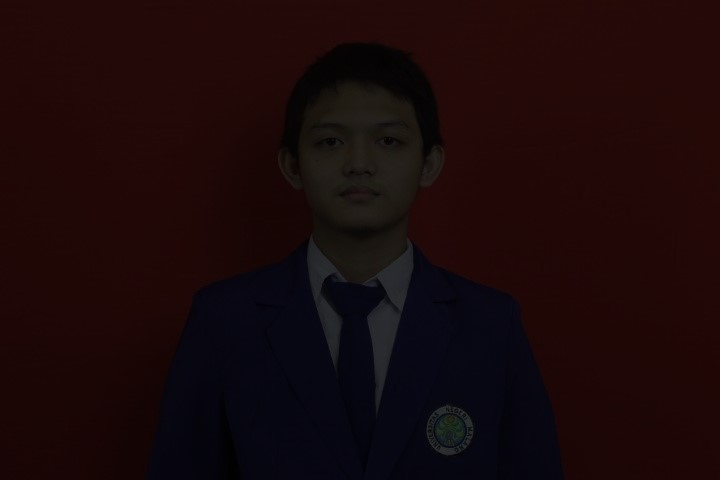
#> input picture GetFoto3.jpg, 720 x 480 px, found by its file name
$ python ta.py
#> lines starting #> are read from the running program, lines starting #| are printed output that depends on the picture; after the words box and inside, x2 and y2 are one past the last pixel; in counts of white or black regions, pixels touching at a corner belong together
import cv2
from matplotlib import pyplot as plt

#gambar asli
img = plt.imread(r"C:\Users\Dell Latitude 5480\Documents\SMT 5\Pengolahan Citra\Tugas Besar\GetFoto3.jpg") #mengambil gambar dalam mode matplotlib
#> img is the input picture: shape (480, 720, 3); mean R, G, B 26.4, 8.8, 10.1

# deteksi senyum pada gambar asli
smile_cascade = cv2.CascadeClassifier(cv2.data.haarcascades+'haarcascade_smile.xml')
deteksmileawal = plt.imread(r"C:\Users\Dell Latitude 5480\Documents\SMT 5\Pengolahan Citra\Tugas Besar\GetFoto3.jpg")
gray = cv2.cvtColor(deteksmileawal, cv2.COLOR_BGR2GRAY)
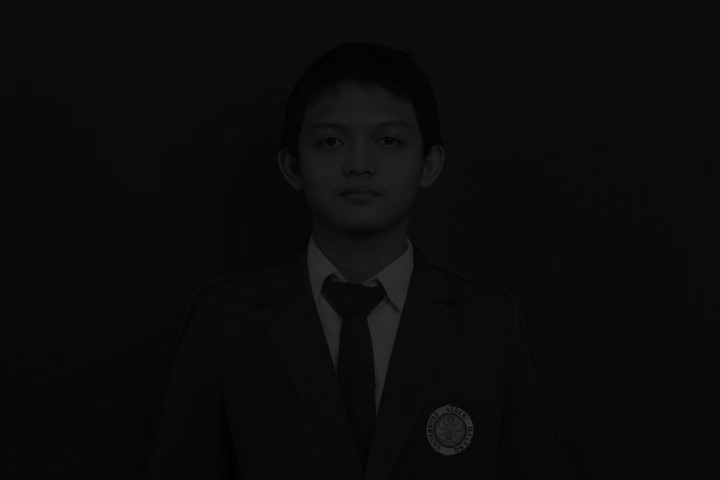
#> gray: shape (480, 720); min 0, max 59, mean 11.3
smiles = smile_cascade.detectMultiScale(gray, 1.3, 60)
#> smiles = ()

for (x3, y3, w3, h3) in smiles:
    cv2.rectangle(deteksmileawal, (x3, y3), ((x3 + w3), (y3 + h3)), (0, 0, 255), 2)
#> this loop made 0 passes

#deteksi wajah pada gambar asli
face_cascade = cv2.CascadeClassifier(cv2.data.haarcascades+"haarcascade_frontalface_alt.xml") #module deteksi wajah
detekwajahawal = plt.imread(r"C:\Users\Dell Latitude 5480\Documents\SMT 5\Pengolahan Citra\Tugas Besar\GetFoto3.jpg")
gray = cv2.cvtColor(detekwajahawal, cv2.COLOR_BGR2GRAY)
faces = face_cascade.detectMultiScale(gray, 1.1, 4) #untuk menemukan wajah
#> faces = ()

for(x,y,w,h) in faces:
    cv2.rectangle(detekwajahawal, (x,y), (x+w, y+h), (255, 0,0), 4) #proses memberikan kotak di wajah

#pengaturan brightness & kontras
hasilimageenhanc = cv2.convertScaleAbs(img, alpha=2.7, beta=55)
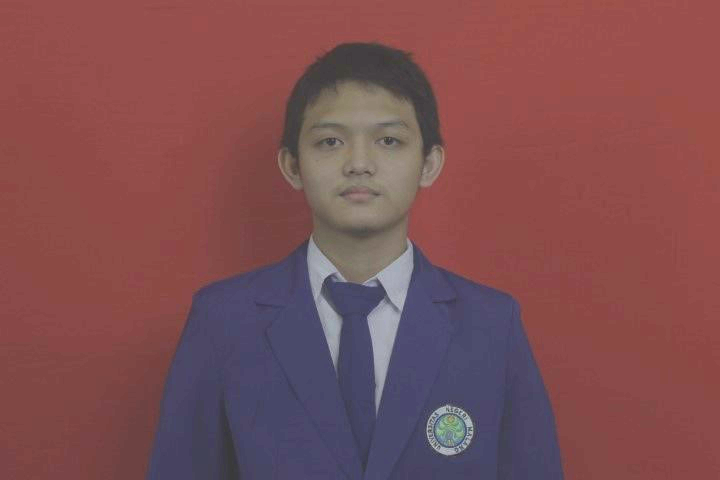
#> hasilimageenhanc: shape (480, 720, 3); mean R, G, B 126.4, 78.7, 82.3

# deteksi senyum pada gambar after
gambarsmile = cv2.convertScaleAbs(img, alpha=2.7, beta=55)
smile_cascade = cv2.CascadeClassifier(cv2.data.haarcascades+'haarcascade_smile.xml')
faceROI = cv2.cvtColor(gambarsmile, cv2.COLOR_BGR2GRAY)
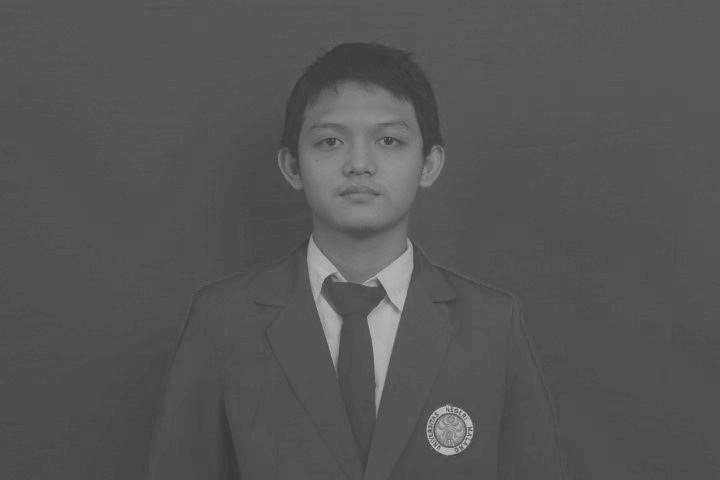
#> faceROI: shape (480, 720); min 55, max 215, mean 85.2
smiles = smile_cascade.detectMultiScale(faceROI, 1.3, 60)
#> smiles = [[326, 178, 72, 36]]

for (x3, y3, w3, h3) in smiles:
            cv2.rectangle(gambarsmile, (x3, y3), ((x3 + w3), (y3 + h3)), (0, 0, 255), 2)
#> this loop made 1 pass
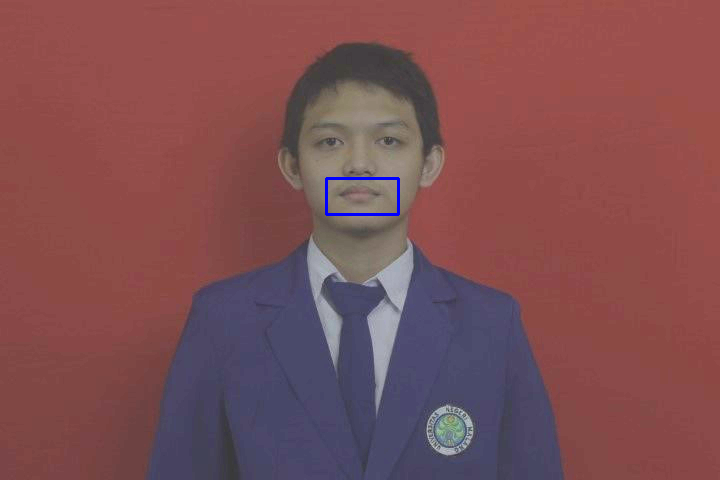
#> gambarsmile: shape (480, 720, 3); 0.19% of pixels changed, all inside (x1, y1, x2, y2) = (325, 177, 400, 216)

#deteksi wajah pada gambar after
gambarfinal =  cv2.convertScaleAbs(img, alpha=2.7, beta=55) #mengambil gambar imageenhanc
face_cascade = cv2.CascadeClassifier(cv2.data.haarcascades+"haarcascade_frontalface_alt.xml") #module deteksi wajah
gray = cv2.cvtColor(gambarfinal, cv2.COLOR_BGR2GRAY)
faces = face_cascade.detectMultiScale(gray, 1.1, 4)
#> faces = [[288, 86, 142, 142]]

for(x,y,w,h) in faces:
    cv2.rectangle(gambarfinal, (x,y), (x+w, y+h), (255, 0,0), 4) #proses memberikan kotak di wajah
#> this loop made 1 pass
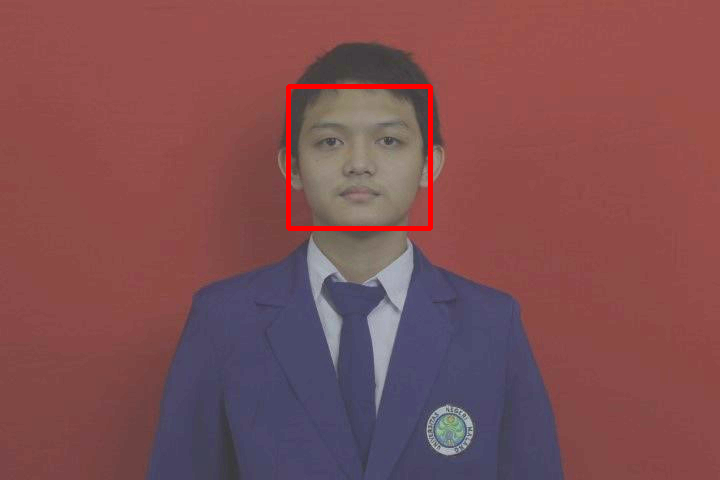
#> gambarfinal: shape (480, 720, 3); 0.82% of pixels changed, all inside (x1, y1, x2, y2) = (286, 84, 433, 231)

titles = ['gambar before','deteksi senyum before','deteksi wajah before','after Brightness&Contrast','deteksi senyum after','deteksi wajah after']
images = [img, deteksmileawal, detekwajahawal, hasilimageenhanc, gambarsmile, gambarfinal]

for i in range(6): #mengambil 6 gambar
    plt.subplot(2,3,i+1),plt.imshow(images[i], cmap="gray") #menempatkan dan memunculkan gambar di matplotlib
    plt.title(titles[i]) #memberi judul pad gambar
    plt.xticks([]),plt.yticks([]) #menghapus koordinat sumbu x dan y

plt.show()

cv2.waitKey(0)
